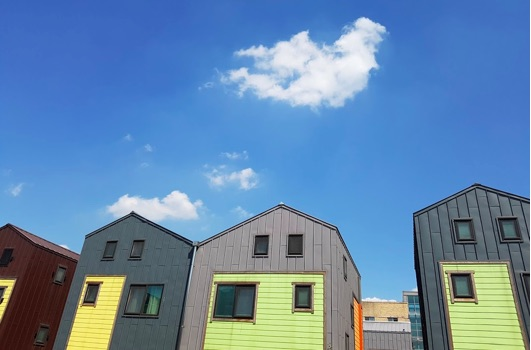
#> input picture img/house.jpg, 531 x 350 px, found by its file name
$ python corner_goodFeature.py
#> lines starting #> are read from the running program, lines starting #| are printed output that depends on the picture; after the words box and inside, x2 and y2 are one past the last pixel; in counts of white or black regions, pixels touching at a corner belong together
"""
opencv

출처

제목: 파이썬으로 만드는 OpenCV 프로젝트
저자: 이세우
출판: 프로그래밍인사이트
"""
"""
요약

[예제 8-5] 시-토마시 코너 검출
"""
import cv2
import numpy as np

img = cv2.imread(filename="../img/house.jpg")
#> img is the input picture: shape (350, 531, 3); mean B, G, R 172, 135.4, 99.8
gray = cv2.cvtColor(src=img, code=cv2.COLOR_BGR2GRAY)
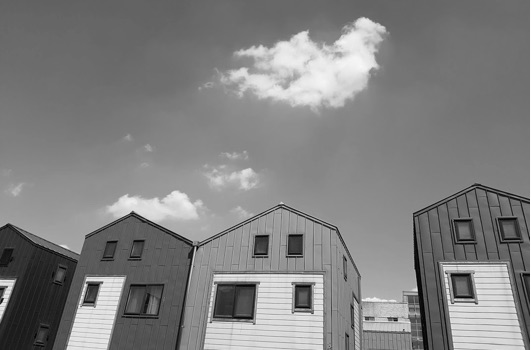
#> gray: shape (350, 531); min 0, max 255, mean 128.9

corners = cv2.goodFeaturesToTrack(image=gray, maxCorners=80, qualityLevel=0.01, minDistance=10)
#> corners = 80 rows, first 8: [102, 282], [477, 303], [3, 298], [528, 202], [295, 307], [396, 320], [365, 317], [312, 313]
corners = np.int32(corners)
#> corners = contour of 80 points, box (x1, y1, x2, y2) (3, 31, 529, 345), area 11098

for corner in corners:
    x, y = corner[0]
    cv2.circle(img=img, center=(x, y), radius=5, color=(0, 0, 255), thickness=1, lineType=cv2.LINE_AA)
#> this loop made 80 passes
#> (x, y) on passes 1 to 12: (102, 282), (477, 303), (3, 298), (528, 202), (295, 307), (396, 320), (365, 317), (312, 313), (7, 286), (454, 297), (259, 282), (84, 302)
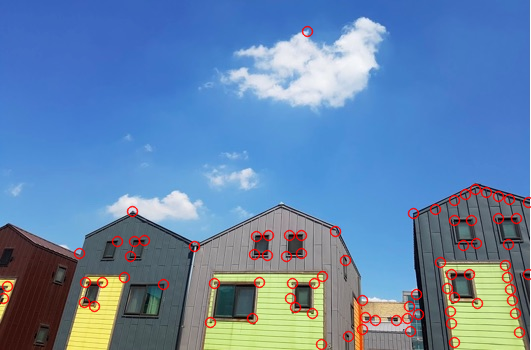
#> img: shape (350, 531, 3); 3.69% of pixels changed, all inside (x1, y1, x2, y2) = (0, 25, 531, 350)

cv2.imshow(winname="corners", mat=img)
cv2.waitKey()
cv2.destroyAllWindows()

$ run again, with img/abnormal.jpg copied over img/house.jpg
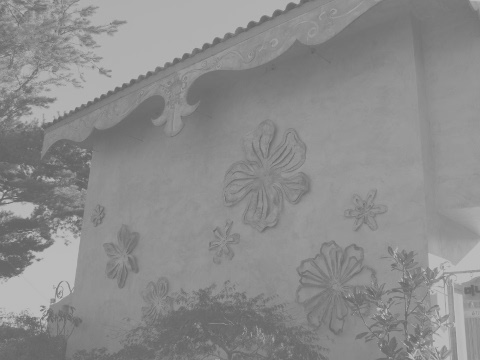
#> input picture img/abnormal.jpg, 480 x 360 px, found by its file name
#> img is the input picture: shape (360, 480, 3); min 96, max 194, mean 140.1
#> `corners = cv2.goodFeaturesToTrack(image=gray, maxCorners=80, qualityLe..`: corners = 80 rows, first 8: [5, 190], [34, 256], [27, 236], [29, 217], [51, 230], [61, 228], [421, 333], [409, 354]
#> `corners = np.int32(corners)`: corners = contour of 80 points, box (x1, y1, x2, y2) (3, 9, 446, 359), area 31725
#> the loop `for corner in corners:` made 80 passes
#> after the loop `for corner in corners:`:
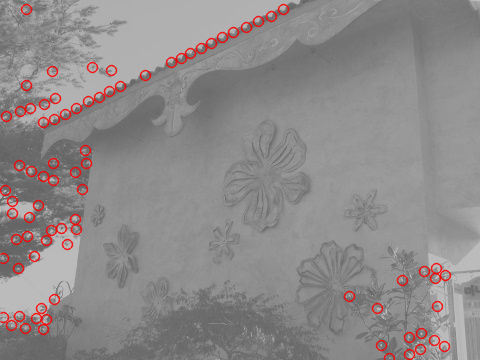
#> img: shape (360, 480, 3); 3.92% of pixels changed, all inside (x1, y1, x2, y2) = (0, 3, 452, 360)
